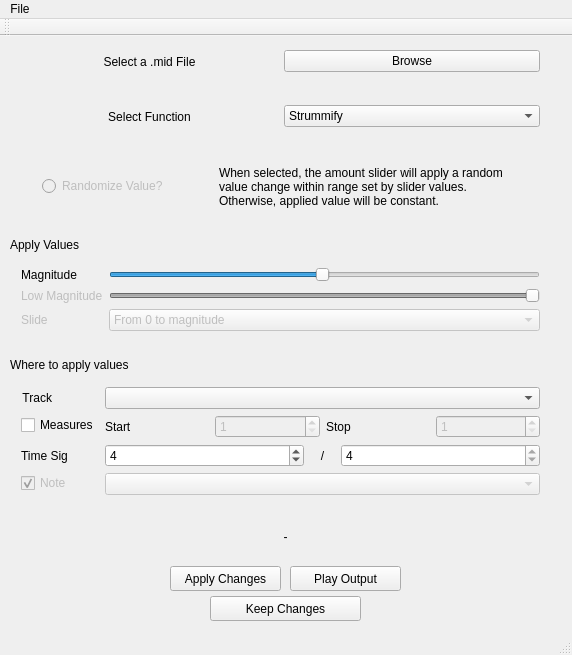
<?xml version="1.0" encoding="UTF-8"?>
<ui version="4.0">
 <class>MainWindow</class>
 <widget class="QMainWindow" name="MainWindow">
  <property name="geometry">
   <rect>
    <x>0</x>
    <y>0</y>
    <width>572</width>
    <height>655</height>
   </rect>
  </property>
  <property name="minimumSize">
   <size>
    <width>400</width>
    <height>600</height>
   </size>
  </property>
  <property name="contextMenuPolicy">
   <enum>Qt::NoContextMenu</enum>
  </property>
  <property name="windowTitle">
   <string>MIDI Editor</string>
  </property>
  <widget class="QWidget" name="centralWidget">
   <widget class="QPushButton" name="pushButton">
    <property name="geometry">
     <rect>
      <x>170</x>
      <y>530</y>
      <width>111</width>
      <height>25</height>
     </rect>
    </property>
    <property name="text">
     <string>Apply Changes</string>
    </property>
   </widget>
   <widget class="QWidget" name="horizontalLayoutWidget">
    <property name="geometry">
     <rect>
      <x>10</x>
      <y>0</y>
      <width>541</width>
      <height>51</height>
     </rect>
    </property>
    <layout class="QHBoxLayout" name="browseLayout">
     <item>
      <widget class="QLabel" name="label">
       <property name="layoutDirection">
        <enum>Qt::LeftToRight</enum>
       </property>
       <property name="text">
        <string>Select a .mid File</string>
       </property>
       <property name="alignment">
        <set>Qt::AlignCenter</set>
       </property>
       <property name="wordWrap">
        <bool>false</bool>
       </property>
      </widget>
     </item>
     <item>
      <widget class="QPushButton" name="pushButton_2">
       <property name="text">
        <string>Browse</string>
       </property>
      </widget>
     </item>
    </layout>
   </widget>
   <widget class="QWidget" name="horizontalLayoutWidget_2">
    <property name="geometry">
     <rect>
      <x>10</x>
      <y>50</y>
      <width>541</width>
      <height>61</height>
     </rect>
    </property>
    <layout class="QHBoxLayout" name="functionLayout">
     <item>
      <widget class="QLabel" name="FunctionLabel">
       <property name="layoutDirection">
        <enum>Qt::LeftToRight</enum>
       </property>
       <property name="text">
        <string>Select Function</string>
       </property>
       <property name="alignment">
        <set>Qt::AlignCenter</set>
       </property>
      </widget>
     </item>
     <item>
      <widget class="QComboBox" name="functionSelectBox">
       <property name="enabled">
        <bool>true</bool>
       </property>
       <item>
        <property name="text">
         <string>Strummify</string>
        </property>
       </item>
       <item>
        <property name="text">
         <string>Change Delta</string>
        </property>
       </item>
       <item>
        <property name="text">
         <string>Change Note</string>
        </property>
       </item>
       <item>
        <property name="text">
         <string>Change Volume</string>
        </property>
       </item>
      </widget>
     </item>
    </layout>
   </widget>
   <widget class="QWidget" name="formLayoutWidget">
    <property name="geometry">
     <rect>
      <x>10</x>
      <y>340</y>
      <width>541</width>
      <height>131</height>
     </rect>
    </property>
    <layout class="QFormLayout" name="dynFormLayout">
     <item row="0" column="0">
      <widget class="QLabel" name="trackLabel">
       <property name="text">
        <string>Track</string>
       </property>
       <property name="alignment">
        <set>Qt::AlignRight|Qt::AlignTrailing|Qt::AlignVCenter</set>
       </property>
      </widget>
     </item>
     <item row="0" column="1">
      <widget class="QComboBox" name="trackSelectBox"/>
     </item>
     <item row="1" column="0">
      <widget class="QCheckBox" name="measuresBox">
       <property name="text">
        <string>Measures</string>
       </property>
      </widget>
     </item>
     <item row="1" column="1">
      <layout class="QHBoxLayout" name="horizontalLayout">
       <item>
        <widget class="QLabel" name="label_2">
         <property name="text">
          <string>Start</string>
         </property>
        </widget>
       </item>
       <item>
        <widget class="QSpinBox" name="startSpinBox">
         <property name="enabled">
          <bool>false</bool>
         </property>
         <property name="minimum">
          <number>1</number>
         </property>
        </widget>
       </item>
       <item>
        <widget class="QLabel" name="label_3">
         <property name="text">
          <string>Stop</string>
         </property>
        </widget>
       </item>
       <item>
        <widget class="QSpinBox" name="stopSpinBox">
         <property name="enabled">
          <bool>false</bool>
         </property>
         <property name="minimum">
          <number>1</number>
         </property>
         <property name="maximum">
          <number>1000</number>
         </property>
        </widget>
       </item>
      </layout>
     </item>
     <item row="2" column="0">
      <widget class="QLabel" name="label_6">
       <property name="text">
        <string>Time Sig</string>
       </property>
      </widget>
     </item>
     <item row="3" column="0">
      <widget class="QCheckBox" name="noteCheckBox">
       <property name="enabled">
        <bool>false</bool>
       </property>
       <property name="text">
        <string>Note</string>
       </property>
       <property name="checked">
        <bool>true</bool>
       </property>
      </widget>
     </item>
     <item row="3" column="1">
      <widget class="QComboBox" name="noteComboBox">
       <property name="enabled">
        <bool>false</bool>
       </property>
      </widget>
     </item>
     <item row="2" column="1">
      <layout class="QHBoxLayout" name="horizontalLayout_3">
       <item>
        <widget class="QSpinBox" name="sigABox">
         <property name="minimum">
          <number>1</number>
         </property>
         <property name="maximum">
          <number>16</number>
         </property>
         <property name="value">
          <number>4</number>
         </property>
        </widget>
       </item>
       <item>
        <widget class="QLabel" name="label_7">
         <property name="maximumSize">
          <size>
           <width>25</width>
           <height>16777215</height>
          </size>
         </property>
         <property name="text">
          <string>/</string>
         </property>
         <property name="alignment">
          <set>Qt::AlignCenter</set>
         </property>
        </widget>
       </item>
       <item>
        <widget class="QSpinBox" name="sigBBox">
         <property name="enabled">
          <bool>true</bool>
         </property>
         <property name="minimum">
          <number>4</number>
         </property>
         <property name="maximum">
          <number>4</number>
         </property>
         <property name="value">
          <number>4</number>
         </property>
        </widget>
       </item>
      </layout>
     </item>
    </layout>
   </widget>
   <widget class="QPushButton" name="pushButton_3">
    <property name="geometry">
     <rect>
      <x>290</x>
      <y>530</y>
      <width>111</width>
      <height>25</height>
     </rect>
    </property>
    <property name="text">
     <string>Play Output</string>
    </property>
   </widget>
   <widget class="QWidget" name="horizontalLayoutWidget_4">
    <property name="geometry">
     <rect>
      <x>10</x>
      <y>110</y>
      <width>541</width>
      <height>81</height>
     </rect>
    </property>
    <layout class="QHBoxLayout" name="horizontalLayout_2">
     <item>
      <widget class="QRadioButton" name="radioButton">
       <property name="enabled">
        <bool>false</bool>
       </property>
       <property name="maximumSize">
        <size>
         <width>150</width>
         <height>16777215</height>
        </size>
       </property>
       <property name="layoutDirection">
        <enum>Qt::LeftToRight</enum>
       </property>
       <property name="text">
        <string>Randomize Value?</string>
       </property>
      </widget>
     </item>
     <item>
      <widget class="QLabel" name="label_4">
       <property name="maximumSize">
        <size>
         <width>300</width>
         <height>16777215</height>
        </size>
       </property>
       <property name="text">
        <string>When selected, the amount slider will apply a random value change within range set by slider values. Otherwise, applied value will be constant.</string>
       </property>
       <property name="wordWrap">
        <bool>true</bool>
       </property>
      </widget>
     </item>
    </layout>
   </widget>
   <widget class="QWidget" name="formLayoutWidget_2">
    <property name="geometry">
     <rect>
      <x>10</x>
      <y>220</y>
      <width>541</width>
      <height>91</height>
     </rect>
    </property>
    <layout class="QFormLayout" name="formLayout">
     <item row="1" column="0">
      <widget class="QLabel" name="magnitudeLabel">
       <property name="text">
        <string>Magnitude</string>
       </property>
      </widget>
     </item>
     <item row="1" column="1">
      <widget class="QSlider" name="magnitudeSlider">
       <property name="minimum">
        <number>1</number>
       </property>
       <property name="maximum">
        <number>100</number>
       </property>
       <property name="value">
        <number>50</number>
       </property>
       <property name="orientation">
        <enum>Qt::Horizontal</enum>
       </property>
      </widget>
     </item>
     <item row="2" column="0">
      <widget class="QLabel" name="lowRangeLabel">
       <property name="enabled">
        <bool>false</bool>
       </property>
       <property name="text">
        <string>Low Magnitude</string>
       </property>
      </widget>
     </item>
     <item row="2" column="1">
      <widget class="QSlider" name="lowRangeSlider">
       <property name="enabled">
        <bool>false</bool>
       </property>
       <property name="minimum">
        <number>-100</number>
       </property>
       <property name="maximum">
        <number>0</number>
       </property>
       <property name="value">
        <number>0</number>
       </property>
       <property name="orientation">
        <enum>Qt::Horizontal</enum>
       </property>
      </widget>
     </item>
     <item row="3" column="0">
      <widget class="QLabel" name="slideLabel">
       <property name="enabled">
        <bool>false</bool>
       </property>
       <property name="text">
        <string>Slide</string>
       </property>
      </widget>
     </item>
     <item row="3" column="1">
      <widget class="QComboBox" name="slideComboBox">
       <property name="enabled">
        <bool>false</bool>
       </property>
       <item>
        <property name="text">
         <string>From 0 to magnitude</string>
        </property>
       </item>
       <item>
        <property name="text">
         <string>From current to magnitude</string>
        </property>
       </item>
      </widget>
     </item>
    </layout>
   </widget>
   <widget class="QLabel" name="label_8">
    <property name="geometry">
     <rect>
      <x>10</x>
      <y>200</y>
      <width>131</width>
      <height>17</height>
     </rect>
    </property>
    <property name="text">
     <string>Apply Values</string>
    </property>
   </widget>
   <widget class="QLabel" name="label_9">
    <property name="geometry">
     <rect>
      <x>10</x>
      <y>320</y>
      <width>161</width>
      <height>17</height>
     </rect>
    </property>
    <property name="text">
     <string>Where to apply values</string>
    </property>
   </widget>
   <widget class="QPushButton" name="overwriteButton">
    <property name="geometry">
     <rect>
      <x>210</x>
      <y>560</y>
      <width>151</width>
      <height>25</height>
     </rect>
    </property>
    <property name="text">
     <string>Keep Changes</string>
    </property>
   </widget>
   <widget class="QLabel" name="saveLabel">
    <property name="geometry">
     <rect>
      <x>220</x>
      <y>480</y>
      <width>131</width>
      <height>41</height>
     </rect>
    </property>
    <property name="text">
     <string>-</string>
    </property>
    <property name="alignment">
     <set>Qt::AlignCenter</set>
    </property>
   </widget>
  </widget>
  <widget class="QMenuBar" name="menuBar">
   <property name="geometry">
    <rect>
     <x>0</x>
     <y>0</y>
     <width>572</width>
     <height>22</height>
    </rect>
   </property>
   <widget class="QMenu" name="menuMIDI_Editor">
    <property name="title">
     <string>File</string>
    </property>
    <addaction name="separator"/>
    <addaction name="actionSettings"/>
    <addaction name="actionAbout"/>
    <addaction name="actionExit"/>
   </widget>
   <addaction name="menuMIDI_Editor"/>
  </widget>
  <widget class="QToolBar" name="mainToolBar">
   <attribute name="toolBarArea">
    <enum>TopToolBarArea</enum>
   </attribute>
   <attribute name="toolBarBreak">
    <bool>false</bool>
   </attribute>
  </widget>
  <widget class="QStatusBar" name="statusBar"/>
  <action name="actionSettings">
   <property name="text">
    <string>Settings</string>
   </property>
  </action>
  <action name="actionAbout">
   <property name="text">
    <string>About</string>
   </property>
  </action>
  <action name="actionExit">
   <property name="text">
    <string>Exit</string>
   </property>
  </action>
 </widget>
 <layoutdefault spacing="6" margin="11"/>
 <resources/>
 <connections/>
</ui>
